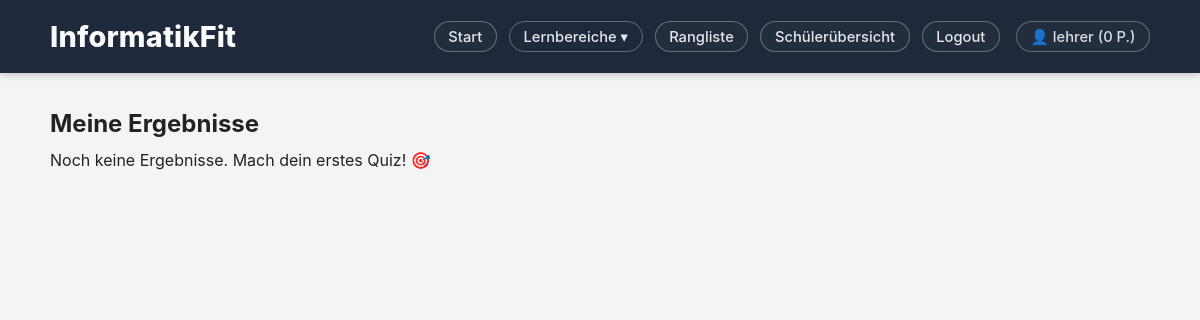
The app's page /me/results (signed in), older data.
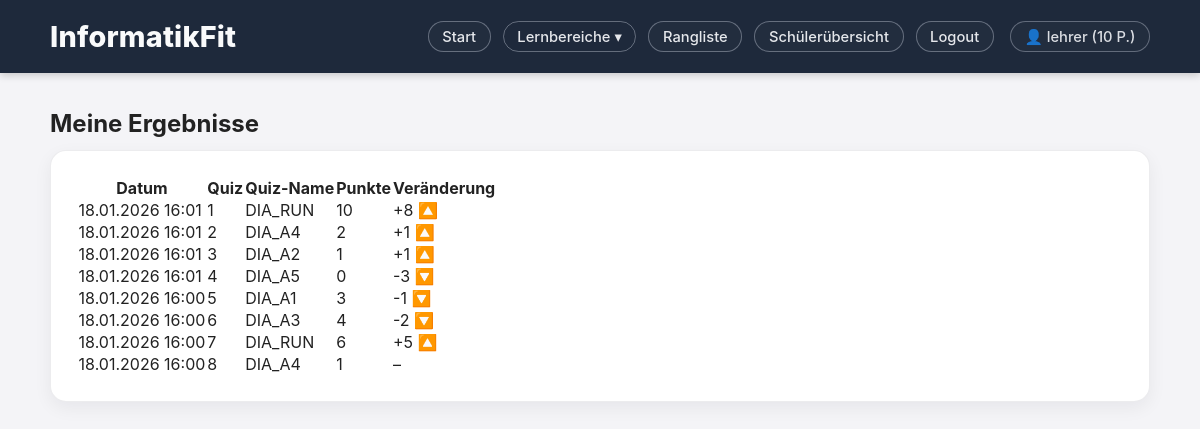
The same page, newer data.
### models.py (models this page shows, shortened)
class User(db.Model, UserMixin):
    __tablename__ = "users"
    id = db.Column(db.Integer, primary_key=True)
    username = db.Column(db.String(80), unique=True, nullable=False)
    password_hash = db.Column(db.String(255), nullable=False)
    total_points = db.Column(db.Integer, nullable=False, default=0)
    role = db.Column(db.String(20), nullable=False, default="student")
    results = db.relationship("Result", backref="user", lazy=True, cascade="all, delete-orphan")

class Result(db.Model):
    __tablename__ = "results"
    id = db.Column(db.Integer, primary_key=True)
    quiz_name = db.Column(db.String(50), nullable=False)
    points = db.Column(db.Integer, nullable=False, default=0)
    created_at = db.Column(db.DateTime, nullable=False, default=datetime.utcnow)
    user_id = db.Column(db.Integer, db.ForeignKey("users.id"), nullable=False)

### app.py (the view)
@app.route("/me/results")
@login_required
def my_results():
    results = Result.query.filter_by(user_id=current_user.id).order_by(Result.created_at.desc()).all()
    return render_template("my_results.html", results=results)

### app.py (called while the page is built)
@login_manager.user_loader
def load_user(user_id):
    return User.query.get(int(user_id))

### templates/my_results.html (shortened to what this page needs)
{% extends "base.html" %}
{% block content %}
<h2 class="mb-3">Meine Ergebnisse</h2>
{% if results %}
  <div class="card p-3">
    <table class="table align-middle">
      <thead>
        <tr>
          <th>Datum</th>
          <th>Quiz</th>
          <th>Quiz-Name</th>
          <th>Punkte</th>
          <th>Veränderung</th>
        </tr>
      </thead>
      <tbody>
        {% for r in results %}
          {% set prev = None %}
          {% set diff = None %}
          {% if not loop.last %}
            {% set prev = results[loop.index] %}
            {% set diff = r.points - prev.points %}
          {% endif %}
          <tr>
            <td>{{ r.created_at.strftime("%d.%m.%Y %H:%M") }}</td>
            <td>{{ loop.index }}</td>
            <td>{{ r.quiz_name }}</td>
            <td>{{ r.points }}</td>
            <td>
              {% if diff is not none %}
                {% if diff > 0 %}
                  <span class="text-success">+{{ diff }} 🔼</span>
                {% elif diff < 0 %}
                  <span class="text-danger">{{ diff }} 🔽</span>
                {% else %}
                  <span class="text-secondary">±0</span>
                {% endif %}
              {% else %}
                –
              {% endif %}
            </td>
          </tr>
        {% endfor %}
      </tbody>
    </table>
  </div>
{% else %}
  <p>Noch keine Ergebnisse. Mach dein erstes Quiz! 🎯</p>
{% endif %}
{% endblock %}

### templates/base.html (shortened to what this page needs)
<!DOCTYPE html>
<html lang="de">
<head>
  <link rel="stylesheet" href="{{ url_for('static', filename='style.css') }}">
</head>
<body>
<header class="topbar">
  <div class="container topbar-row">
    <a class="brand" href="{{ url_for('home') }}">InformatikFit</a>
    <nav class="nav">
      {% if current_user.is_authenticated %}
        <a class="nav-link" href="{{ url_for('home') }}">Start</a>
        <div class="nav-dropdown">
          <button class="nav-link nav-dropdown-btn" type="button" aria-haspopup="true">
            Lernbereiche ▾
          </button>
        </div>
        <a class="nav-link" href="{{ url_for('leaderboard') }}">Rangliste</a>
        {% if current_user.role == "teacher" %}
          <a class="nav-link" href="{{ url_for('teacher_dashboard') }}">Schülerübersicht</a>
        {% endif %}
        <a class="nav-link" href="{{ url_for('logout') }}">Logout</a>
        <span class="nav-link user-pill">
          👤 {{ current_user.username }} ({{ current_user.total_points }} P.)
        </span>
      {% else %}
        <a class="nav-link" href="{{ url_for('login') }}">Login</a>
        <a class="nav-link" href="{{ url_for('register') }}">Registrieren</a>
      {% endif %}
    </nav>
  </div>
</header>
<main class="container">
  {% block content %}{% endblock %}
</main>
</body>
</html>

### static/style.css (style rules this page uses)
:root { --navy: #1e293b; --navy-2: #0f172a; --bg: #f4f4f7; --text: #222; --muted: #6b7280; --blue: #1f6feb; --blue-dark: #1758c9; --line: rgba(228,235,247,0.35); --card-line: rgba(15, 23, 42, 0.08); }
* { margin: 0; padding: 0; box-sizing: border-box; font-family: -apple-system, BlinkMacSystemFont, "Segoe UI", Roboto, sans-serif; }
body { background: var(--bg); color: var(--text); min-height: 100vh; display: flex; flex-direction: column; }
.container { width: min(1100px, 92%); margin: 0 auto; }
main.container { flex: 1; padding: 2.25rem 0 3.25rem; }
.topbar { background: var(--navy); padding: 1.2rem 0; color: #f9fafb; box-shadow: 0 2px 8px rgba(0,0,0,0.2); }
.topbar-row { display:flex; align-items:center; justify-content:space-between; gap: 1rem; }
.brand { color:#f9fafb; text-decoration:none; font-weight: 800; font-size: 1.8rem; letter-spacing: .2px; }
.nav { display:flex; align-items:center; gap: .75rem; flex-wrap: wrap; }
.nav-link, .nav a { color: #e5e7eb; text-decoration: none; font-weight: 500; padding: 0.35rem 0.85rem; border-radius: 999px; border: 1px solid var(--line); font-size: 0.92rem; background: rgba(255,255,255,0.02); transition: background 0.15s ease, border-color 0.15s ease, transform 0.15s ease; }
.user-pill { margin-left: .25rem; opacity: .95; }
.nav-dropdown { position: relative; display: inline-flex; }
.nav-dropdown-btn { background: transparent; cursor: pointer; }
.card { background: #ffffff; border: 1px solid var(--card-line); border-radius: 1rem; padding: 1.55rem 1.6rem; box-shadow: 0 6px 18px rgba(15, 23, 42, 0.06); margin-bottom: 1.35rem; }
h2 { margin-bottom: 0.75rem; }

Row changes from the older to the newer data that the page shows:
changed User "lehrer": total_points "0" → "10"
added Result: created_at "18.01.2026 16:01", quiz_name "DIA_RUN", points "10", diff "8"
added Result: created_at "18.01.2026 16:01", quiz_name "DIA_A4", points "2", user "1"
added Result: created_at "18.01.2026 16:01", quiz_name "DIA_A2", points "1", diff "1"
added Result: created_at "18.01.2026 16:01", quiz_name "DIA_A5", points "0", diff "-3"
added Result: created_at "18.01.2026 16:00", quiz_name "DIA_A1", points "3", diff "-1"
added Result: created_at "18.01.2026 16:00", quiz_name "DIA_A3", points "4", diff "-2"
added Result: created_at "18.01.2026 16:00", quiz_name "DIA_RUN", points "6", diff "5"
added Result: created_at "18.01.2026 16:00", quiz_name "DIA_A4", points "1"
Text that changed along with them:
text no longer shown: "Noch keine Ergebnisse. Mach dein erstes Quiz! 🎯"
text now shown: "Datum Quiz Quiz-Name Punkte Veränderung"
